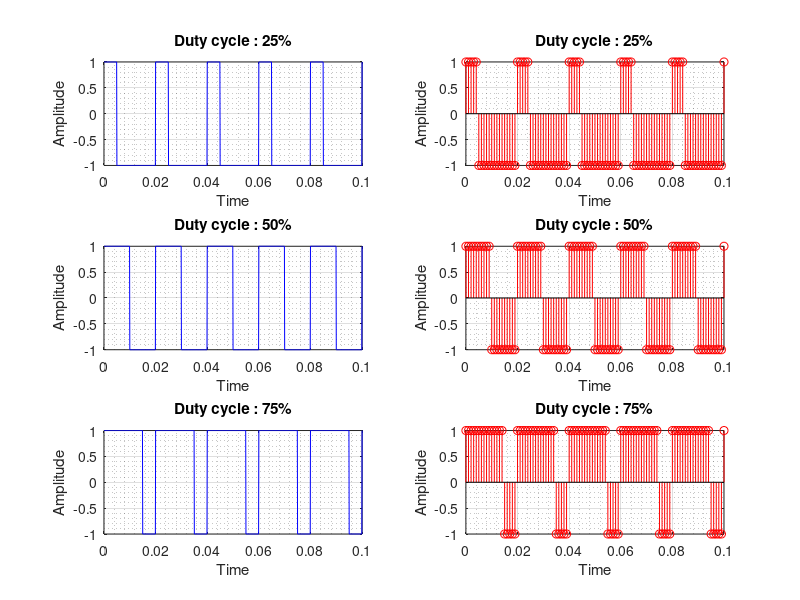

Source code (MATLAB):
% Program to generate Square wave signal of given frequency and duty cycle
clc; clear all;

% frequency : 50 Hz
freq = 50;

% duty cycle : 25 percent
duty = 25;
t = 0:0.0001:.1; % Time, Sampled after 0.0001 sec. for 0.1 sec.
f = square(2*pi*freq*t,duty); % Square Wave generator
figure('Name','Square Wave','NumberTitle','off','Color','w')
subplot(3,2,1);
plot(t,f,'b'), grid on, grid minor
title('Duty cycle : 25%')
xlabel('Time')
ylabel('Amplitude')
t2 = 0:0.001:.1; % Time, Sampled after 0.01 sec. for 0.1 sec.
f = square(2*pi*freq*t2,duty); % Square Wave generator
subplot(3,2,2);
stem(t2,f,'r'), grid on, grid minor
title('Duty cycle : 25%')
xlabel('Time')
ylabel('Amplitude')

% duty cycle : 50 percent
duty = 50;
f = square(2*pi*freq*t,duty); % Square Wave generator
subplot(3,2,3);
plot(t,f,'b'), grid on, grid minor
title('Duty cycle : 50%')
xlabel('Time')
ylabel('Amplitude')
t2 = 0:0.001:.1; % Time, Sampled after 0.01 sec. for 0.1 sec.
f = square(2*pi*freq*t2,duty); % Square Wave generator
subplot(3,2,4);
stem(t2,f,'r'), grid on, grid minor
title('Duty cycle : 50%')
xlabel('Time')
ylabel('Amplitude')

% duty cycle : 75 percent
duty = 75;
f = square(2*pi*freq*t,duty); % Square Wave generator
subplot(3,2,5);
plot(t,f,'b'), grid on, grid minor
title('Duty cycle : 75%')
xlabel('Time')
ylabel('Amplitude')
t2 = 0:0.001:.1; % Time, Sampled after 0.01 sec. for 0.1 sec.
f = square(2*pi*freq*t2,duty); % Square Wave generator
subplot(3,2,6);
stem(t2,f,'r'), grid on, grid minor
title('Duty cycle : 75%')
xlabel('Time')
ylabel('Amplitude')
